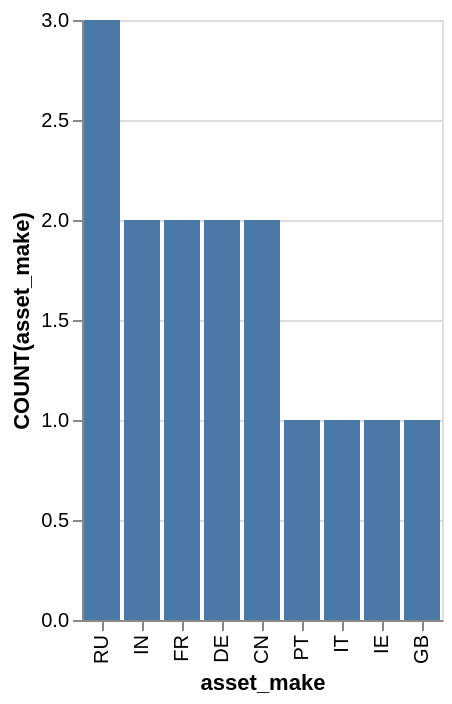

Express this chart as Vega-Lite.
### Vega-Lite specification from a JSON file in a GitHub repository (floating-point values rounded to 4 significant figures)
{"data": {"values": [{"x_data": "RU", "y_data": 3}, {"x_data": "IN", "y_data": 2}, {"x_data": "FR", "y_data": 2}, {"x_data": "DE", "y_data": 2}, {"x_data": "CN", "y_data": 2}, {"x_data": "PT", "y_data": 1}, {"x_data": "IT", "y_data": 1}, {"x_data": "IE", "y_data": 1}, {"x_data": "GB", "y_data": 1}]}, "mark": "bar", "encoding": {"x": {"field": "x_data", "type": "nominal", "title": "asset_make", "sort": {"op": "sum", "field": "y_data", "order": "descending"}}, "y": {"field": "y_data", "type": "quantitative", "title": "COUNT(asset_make)"}}}
